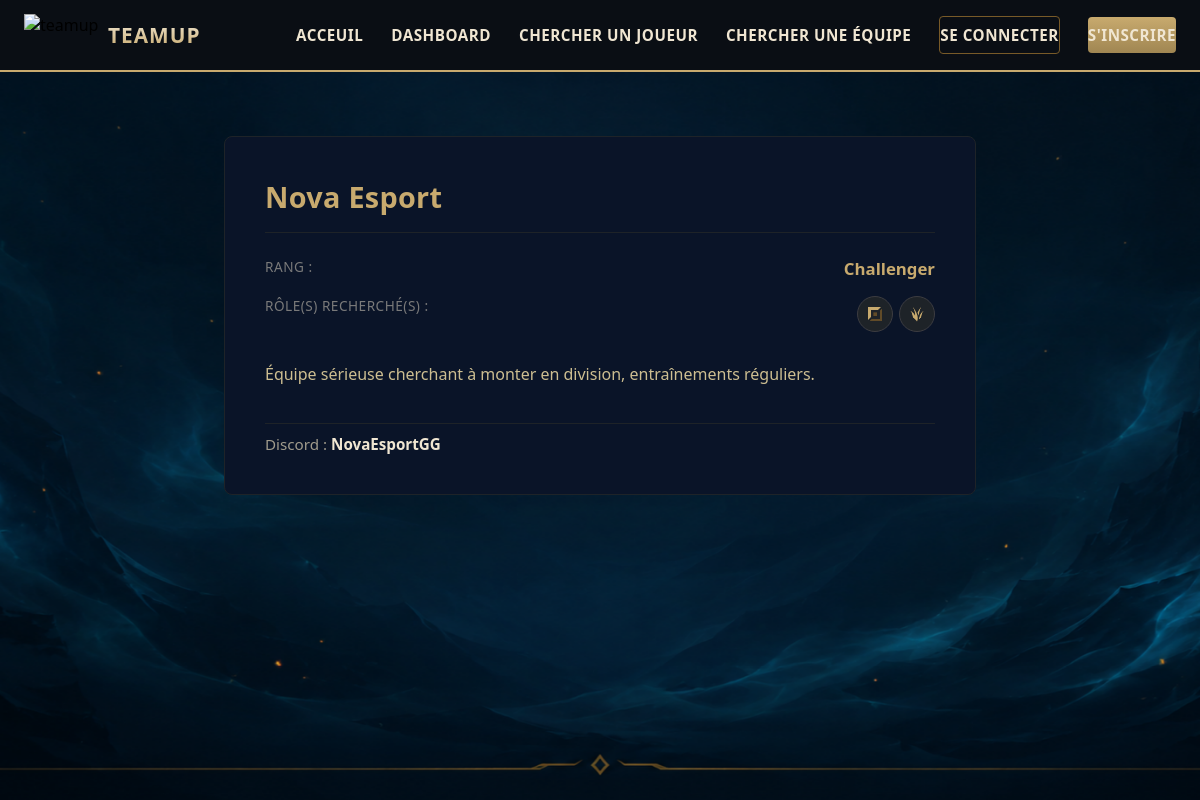
The app's page /pages/team_post_details.php?id=3 with its own data.
### tables this page shows
CREATE TABLE `team_posts` (
  `id` int(11) NOT NULL,
  `user_id` int(10) UNSIGNED NOT NULL,
  `name` varchar(255) NOT NULL,
  `rank` varchar(255) NOT NULL,
  `role` varchar(255) NOT NULL,
  `description` text NOT NULL,
  `discord` varchar(255) NOT NULL,
  `created_at` datetime NOT NULL DEFAULT CURRENT_TIMESTAMP
);

### functions/posts.php (called while the page is built, shortened)
<?php
function get_team_post_by_id($id) {
    $pdo = getPDO();
    $sql = "SELECT t.id, t.user_id, t.name, t.rank, t.role, t.description, t.discord, t.created_at FROM team_posts as t WHERE t.id = :id";
    $pstmt = $pdo->prepare($sql);
    $pstmt->execute(["id" => $id]);
  $teamPost = $pstmt->fetchAll(PDO::FETCH_ASSOC);
  return $teamPost;
}

### pages/team_post_details.php (the view, shortened to what this page needs)
<?php
require_once "../functions/posts.php";
require_once "../functions/role_icons.php";
$teamPost = get_team_post_by_id($_GET["id"]);
$teamPost = $teamPost[0];
?>
<!DOCTYPE html>
<html lang="fr">
<head>
    <link rel="stylesheet" href="/teamup/assets/css/style.css">
</head>
<body>
    <?php require_once "../partials/header.php"; ?>
    <div class="page-content">
        <div class="post-detail-wrapper">
            <div class="post-card">
                <h4 class="post-card-title"><?php echo $teamPost["name"]; ?></h4>
                <div class="post-card-row">
                    <span class="post-card-label">Rang :</span>
                    <span class="post-card-value post-card-rank"><?php echo $teamPost["rank"]; ?></span>
                </div>
                <div class="post-card-row">
                    <span class="post-card-label">Rôle(s) recherché(s) :</span>
                    <div class="role-icons-list">
                        <?php
                        $rolesList = explode(",", $teamPost["role"]);
                        foreach ($rolesList as $role) {
                            echo get_role_icon_html(trim($role));
                        }
                        ?>
                    </div>
                </div>
                <p class="post-card-description"><?php echo $teamPost["description"]; ?></p>
                <div class="post-card-footer">
                    Discord : <span class="post-card-discord"><?php echo $teamPost["discord"]; ?></span>
                </div>
            </div>
        </div>
    </div>
</body>
</html>

### assets/css/style.css (style rules this page uses)
*, *::before, *::after { box-sizing: border-box; }
body { margin: 0; font-family: 'Segoe UI', Arial, sans-serif; background-color: #05070a; }
.page-content { background-image: url("../images/background_teamup.png"); background-size: cover; background-position: center; background-repeat: no-repeat; background-attachment: fixed; min-height: calc(100vh - 70px); padding-top: 2rem; padding-bottom: 2rem; }
.role-icons-list { display: flex; flex-wrap: wrap; justify-content: flex-end; gap: 0.4rem; }
.post-detail-wrapper { max-width: 800px; margin: 4vh auto 0 auto; padding: 0 1.5rem; }
.post-detail-wrapper .post-card { padding: 2.5rem; gap: 1rem; }
.post-detail-wrapper .post-card-title { font-size: 1.8rem; padding-bottom: 1rem; margin-bottom: 0.5rem; }
.post-detail-wrapper .post-card-row { font-size: 1.05rem; }
.post-detail-wrapper .post-card-label { font-size: 0.85rem; }
.post-detail-wrapper .post-card-description { font-size: 1rem; line-height: 1.7; margin: 0.8rem 0; }
.post-detail-wrapper .post-card-footer { font-size: 0.95rem; }
.post-card { display: flex; flex-direction: column; gap: 0.6rem; background: #0a1428; border: 1px solid #1e2328; border-radius: 8px; padding: 1.5rem; transition: border-color 0.2s ease, transform 0.2s ease, box-shadow 0.2s ease; }
.post-card-title { margin: 0 0 0.4rem 0; color: #c8aa6e; font-size: 1.15rem; letter-spacing: 0.3px; border-bottom: 1px solid #1e2328; padding-bottom: 0.6rem; }
.post-card-row { display: flex; justify-content: space-between; align-items: flex-start; flex-wrap: wrap; gap: 0.25rem 0.75rem; font-size: 0.9rem; }
.post-card-label { color: #7a7a7a; text-transform: uppercase; font-size: 0.75rem; letter-spacing: 0.5px; white-space: nowrap; }
.post-card-value { color: #f0e6d2; text-align: right; flex: 1; min-width: 0; word-break: break-word; }
.post-card-rank { color: #c8aa6e; font-weight: 600; text-transform: capitalize; }
.post-card-description { color: #cdbe91; font-size: 0.9rem; line-height: 1.5; margin: 0.4rem 0; }
.post-card-footer { margin-top: 0.4rem; padding-top: 0.6rem; border-top: 1px solid #1e2328; font-size: 0.85rem; color: #a09b8c; }
.post-card-discord { color: #f0e6d2; font-weight: 600; }

### records on screen
team_posts: name "Nova Esport", rank "Challenger", description "Équipe sérieuse cherchant à monter en division, entraînements réguliers.", discord "NovaEsportGG"
